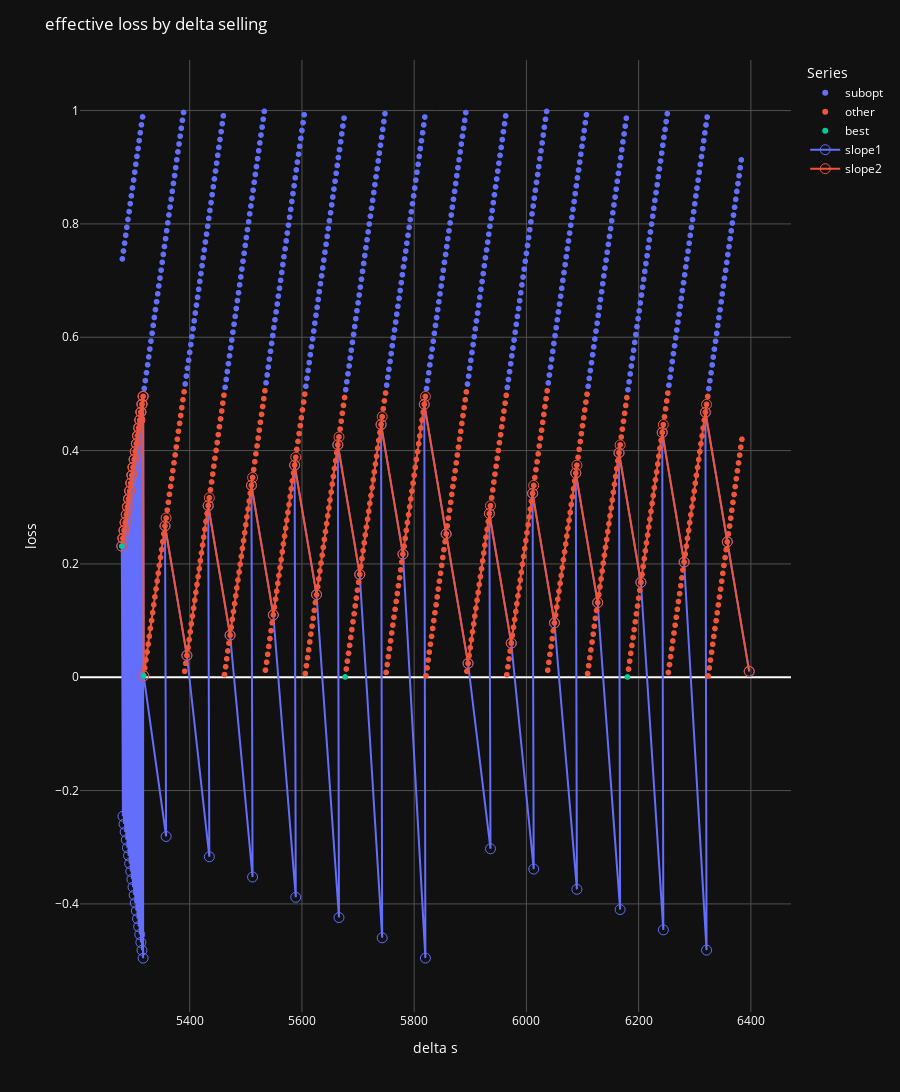

The code cell stored with this chart in its notebook:
### Code cell
# Create an interactive scatter plot
fig = px.scatter(combined_df, x='delta_s', y='loss', color='Series', #size='point_size',
                 hover_data=['delta_b', 'delta_s', 'loss'])

# Add lines for specified series
# for series in slopes_df:
#     fig.add_trace(px.line(series, x='delta_s', y='loss', color='Series').data[0])

# Concatenate all DataFrames in slopes_df
all_slopes_df = pd.concat(slopes_df)
# Create a line plot for all slopes
line_fig = px.line(all_slopes_df, x='delta_s', y='loss', color='Series', hover_data=['delta_b', 'delta_s', 'loss'], markers=True)

# Add each line trace individually
for trace in line_fig.data:
    trace.update(marker=dict(symbol='circle-open', size=10)) 
    fig.add_trace(trace)

# Update marker properties to have darker outlines
# fig.update_traces(marker=dict(line=dict(width=1, color='rgba(40,40,40,1)')))  # Adjust the color as needed

# Update marker properties to remove outlines or match the fill color
fig.update_traces(marker=dict(line=dict(width=0)))  # Removes the outline

# Alternatively, to set the outline to the same color as the fill:
# fig.update_traces(marker=dict(line=dict(width=1, color='SAME_COLOR')))


# Update the layout for dark mode
fig.update_layout(
    title='Scatter Plot in Dark Mode',
    plot_bgcolor='rgb(17,17,17)',  # Dark plot background
    paper_bgcolor='rgb(17,17,17)',  # Dark paper background
    font_color='white',  # White text for better contrast
    xaxis=dict(
        gridcolor='rgb(80,80,80)',  # Darker gridlines
    ),
    yaxis=dict(
        gridcolor='rgb(80,80,80)',  # Darker gridlines
    )
)

# Add plot titles and labels
fig.update_layout(title='effective loss by delta selling',
                  xaxis_title='delta s',
                  yaxis_title='loss',
                  # showlegend=False,
                  height=1600)
                  

# fig.update_yaxes(range=[combined_df['loss'].min(), combined_df['loss'].max()])  # Adjust the range as needed

# # Sort the DataFrame by 'ratio' in descending order
# sorted_df = combined_df.sort_values(by='loss', ascending=False)

# # Adding a line that connects the dots in decreasing order of their y-value
# fig.add_trace(px.line(sorted_df, x='delta_b', y='loss').data[0])

# # Find the five lowest unique y-values (ratios)
# lowest_ratios = combined_df['loss'].unique()
# lowest_ratios.sort()

# # Group by 'ratio' and draw lines for each of the five lowest ratios
# for loss in lowest_ratios[:20]:
#     group = combined_df[combined_df['loss'] == loss]
#     # Sort each group by 'delta_b' to make line connections logical
#     sorted_group = group.sort_values(by='delta_b')
#     fig.add_trace(px.line(sorted_group, x='delta_b', y='loss').data[0])

# # Adjusting the plot size and layout
# fig.update_layout(title='Scatter Plot with Lines for Lowest Y-values',
#                   xaxis_title='Delta_b',
#                   yaxis_title='loss',
#                   height=800)

# Show the plot
fig.show()

### Figure 1 — Plotly figure (JSON) as saved in the notebook; plotly's stock layout.template omitted (floating-point values rounded to 4 significant figures; data arrays with more than 128 entries replaced by an {"elided": "..."} marker saying what was removed)
{"data": [{"customdata": {"elided": "545x1 int values"}, "hovertemplate": "Series=subopt<br>delta_s=%{x}<br>loss=%{y}<br>delta_b=%{customdata[0]}<extra></extra>", "legendgroup": "subopt", "marker": {"color": "#636efa", "line": {"width": 0}, "symbol": "circle"}, "mode": "markers", "name": "subopt", "showlegend": true, "type": "scattergl", "x": {"elided": "545 int values"}, "xaxis": "x", "y": {"elided": "545 float values"}, "yaxis": "y"}, {"customdata": {"elided": "557x1 int values"}, "hovertemplate": "Series=other<br>delta_s=%{x}<br>loss=%{y}<br>delta_b=%{customdata[0]}<extra></extra>", "legendgroup": "other", "marker": {"color": "#EF553B", "line": {"width": 0}, "symbol": "circle"}, "mode": "markers", "name": "other", "showlegend": true, "type": "scattergl", "x": {"elided": "557 int values"}, "xaxis": "x", "y": {"elided": "557 float values"}, "yaxis": "y"}, {"customdata": [[2676], [2696], [2878], [3133]], "hovertemplate": "Series=best<br>delta_s=%{x}<br>loss=%{y}<br>delta_b=%{customdata[0]}<extra></extra>", "legendgroup": "best", "marker": {"color": "#00cc96", "line": {"width": 0}, "symbol": "circle"}, "mode": "markers", "name": "best", "showlegend": true, "type": "scattergl", "x": [5279, 5318, 5677, 6180], "xaxis": "x", "y": [0.2313, 0.002686, 0.0006104, 0.0004883], "yaxis": "y"}, {"customdata": [[2676], [2677], [2677], [2678], [2678], [2679], [2679], [2680], [2680], [2681], [2681], [2682], [2682], [2683], [2683], [2684], [2684], [2685], [2685], [2686], [2686], [2687], [2687], [2688], [2688], [2689], [2689], [2690], [2690], [2691], [2691], [2692], [2692], [2693], [2693], [2694], [2694], [2695], [2695], [2696], [2716], [2715], [2735], [2755], [2754], [2774], [2794], [2793], [2813], [2833], [2832], [2852], [2872], [2871], [2891], [2911], [2910], [2930], [2950], [2949], [2969], [2989], [3009], [3008], [3028], [3048], [3047], [3067], [3087], [3086], [3106], [3126], [3125], [3145], [3165], [3164], [3184], [3204], [3203], [3223], [3243]], "hovertemplate": "Series=slope1<br>delta_s=%{x}<br>loss=%{y}<br>delta_b=%{customdata[0]}<extra></extra>", "legendgroup": "slope1", "line": {"color": "#636efa", "dash": "solid"}, "marker": {"line": {"width": 0}, "size": 10, "symbol": "circle-open"}, "mode": "lines+markers", "name": "slope1", "orientation": "v", "showlegend": true, "type": "scatter", "x": [5279, 5281, 5281, 5283, 5283, 5285, 5285, 5287, 5287, 5289, 5289, 5291, 5291, 5293, 5293, 5295, 5295, 5297, 5297, 5299, 5299, 5301, 5301, 5303, 5303, 5305, 5305, 5307, 5307, 5309, 5309, 5311, 5311, 5313, 5313, 5315, 5315, 5317, 5317, 5318, 5358, 5356, 5395, 5435, 5433, 5472, 5512, 5510, 5549, 5589, 5587, 5626, 5666, 5664, 5703, 5743, 5741, 5780, 5820, 5818, 5857, 5896, 5936, 5934, 5973, 6013, 6011, 6050, 6090, 6088, 6127, 6167, 6165, 6204, 6244, 6242, 6281, 6321, 6319, 6358, 6397], "xaxis": "x", "y": [0.2313, -0.2452, 0.2452, -0.2592, 0.2592, -0.2731, 0.2731, -0.287, 0.287, -0.3009, 0.3009, -0.3148, 0.3148, -0.3287, 0.3287, -0.3427, 0.3427, -0.3566, 0.3566, -0.3705, 0.3705, -0.3844, 0.3844, -0.3983, 0.3983, -0.4122, 0.4122, -0.4261, 0.4261, -0.4401, 0.4401, -0.454, 0.454, -0.4679, 0.4679, -0.4818, 0.4818, -0.4957, 0.4957, 0.002686, -0.281, 0.2671, 0.03845, -0.3168, 0.3029, 0.07422, -0.3525, 0.3386, 0.11, -0.3883, 0.3744, 0.1458, -0.4241, 0.4102, 0.1815, -0.4598, 0.4459, 0.2173, -0.4956, 0.4817, 0.2531, 0.02441, -0.3027, 0.2888, 0.06018, -0.3385, 0.3246, 0.09595, -0.3743, 0.3604, 0.1317, -0.41, 0.3961, 0.1675, -0.4458, 0.4319, 0.2032, -0.4816, 0.4677, 0.239, 0.01038], "yaxis": "y"}, {"customdata": [[2676], [2677], [2677], [2678], [2678], [2679], [2679], [2680], [2680], [2681], [2681], [2682], [2682], [2683], [2683], [2684], [2684], [2685], [2685], [2686], [2686], [2687], [2687], [2688], [2688], [2689], [2689], [2690], [2690], [2691], [2691], [2692], [2692], [2693], [2693], [2694], [2694], [2695], [2695], [2696], [2716], [2715], [2735], [2755], [2754], [2774], [2794], [2793], [2813], [2833], [2832], [2852], [2872], [2871], [2891], [2911], [2910], [2930], [2950], [2949], [2969], [2989], [3009], [3008], [3028], [3048], [3047], [3067], [3087], [3086], [3106], [3126], [3125], [3145], [3165], [3164], [3184], [3204], [3203], [3223], [3243]], "hovertemplate": "Series=slope2<br>delta_s=%{x}<br>loss=%{y}<br>delta_b=%{customdata[0]}<extra></extra>", "legendgroup": "slope2", "line": {"color": "#EF553B", "dash": "solid"}, "marker": {"line": {"width": 0}, "size": 10, "symbol": "circle-open"}, "mode": "lines+markers", "name": "slope2", "orientation": "v", "showlegend": true, "type": "scatter", "x": [5279, 5281, 5281, 5283, 5283, 5285, 5285, 5287, 5287, 5289, 5289, 5291, 5291, 5293, 5293, 5295, 5295, 5297, 5297, 5299, 5299, 5301, 5301, 5303, 5303, 5305, 5305, 5307, 5307, 5309, 5309, 5311, 5311, 5313, 5313, 5315, 5315, 5317, 5317, 5318, 5358, 5356, 5395, 5435, 5433, 5472, 5512, 5510, 5549, 5589, 5587, 5626, 5666, 5664, 5703, 5743, 5741, 5780, 5820, 5818, 5857, 5896, 5936, 5934, 5973, 6013, 6011, 6050, 6090, 6088, 6127, 6167, 6165, 6204, 6244, 6242, 6281, 6321, 6319, 6358, 6397], "xaxis": "x", "y": [0.2313, 0.2452, 0.2452, 0.2592, 0.2592, 0.2731, 0.2731, 0.287, 0.287, 0.3009, 0.3009, 0.3148, 0.3148, 0.3287, 0.3287, 0.3427, 0.3427, 0.3566, 0.3566, 0.3705, 0.3705, 0.3844, 0.3844, 0.3983, 0.3983, 0.4122, 0.4122, 0.4261, 0.4261, 0.4401, 0.4401, 0.454, 0.454, 0.4679, 0.4679, 0.4818, 0.4818, 0.4957, 0.4957, 0.002686, 0.281, 0.2671, 0.03845, 0.3168, 0.3029, 0.07422, 0.3525, 0.3386, 0.11, 0.3883, 0.3744, 0.1458, 0.4241, 0.4102, 0.1815, 0.4598, 0.4459, 0.2173, 0.4956, 0.4817, 0.2531, 0.02441, 0.3027, 0.2888, 0.06018, 0.3385, 0.3246, 0.09595, 0.3743, 0.3604, 0.1317, 0.41, 0.3961, 0.1675, 0.4458, 0.4319, 0.2032, 0.4816, 0.4677, 0.239, 0.01038], "yaxis": "y"}], "layout": {"font": {"color": "white"}, "height": 1600, "legend": {"title": {"text": "Series"}, "tracegroupgap": 0}, "margin": {"t": 60}, "paper_bgcolor": "rgb(17,17,17)", "plot_bgcolor": "rgb(17,17,17)", "title": {"text": "effective loss by delta selling"}, "xaxis": {"anchor": "y", "domain": [0, 1], "gridcolor": "rgb(80,80,80)", "title": {"text": "delta s"}}, "yaxis": {"anchor": "x", "domain": [0, 1], "gridcolor": "rgb(80,80,80)", "title": {"text": "loss"}}}}
